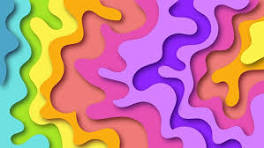
#> input picture sample_images/sample1.jpg, 264 x 148 px
$ python -i sharpen.py   (imports and definitions only)
#> lines starting #> are read from the running program, lines starting #| are printed output that depends on the picture
import cv2
import matplotlib.pyplot as plt
from matplotlib.image import imread
import numpy as np


def sharpen_image(INPUT_IMAGE):
#> called with INPUT_IMAGE = 'sample_images/sample1.jpg'
    input_image=cv2.imread(INPUT_IMAGE)
#> input_image is the input picture: shape (148, 264, 3); mean B, G, R 147, 129.6, 196.5
    sharpen_kernel = np.array([
        [ -1, -1,  -1],
        [-1,  9, -1],
        [ -1, -1,  -1]
    ], dtype=np.float32)


    sharpened_image = cv2.filter2D(input_image, -1, sharpen_kernel)
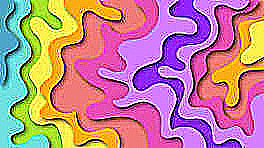
#> sharpened_image: shape (148, 264, 3); mean B, G, R 146.1, 132, 191.4

    image_before = cv2.cvtColor(input_image, cv2.COLOR_BGR2RGB)
    image_after = cv2.cvtColor(sharpened_image, cv2.COLOR_BGR2RGB)

    fig, axes = plt.subplots(1, 2, figsize=(15, 5))

    axes[0].imshow(image_before)
    axes[0].set_title('Before (Original Image)')
    axes[0].axis('off')

    axes[1].imshow(image_after)
    axes[1].set_title('After (Kernel Applied) : sharpen kernel')
    axes[1].axis('off')

    plt.tight_layout()
    plt.show()
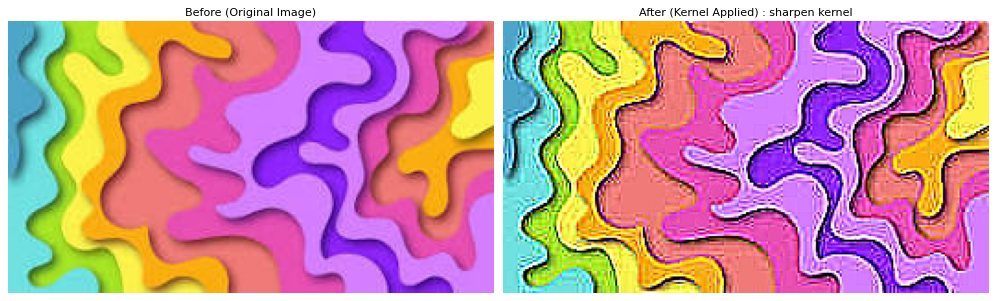
#> figure drawn by matplotlib, 2 panels

>>> result = sharpen_image('sample_images/sample1.jpg')

$ run again, on sample_images/sample2.jpg
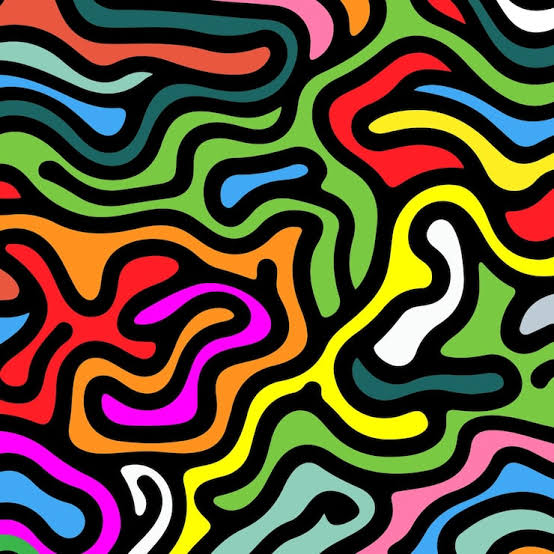
#> input picture sample_images/sample2.jpg, 554 x 554 px
#> in sharpen_image, input_image is the input picture: shape (554, 554, 3); mean B, G, R 52.7, 75.8, 88.7
#> in sharpen_image, `sharpened_image = cv2.filter2D(input_image, -1, sharpen_kernel)`:
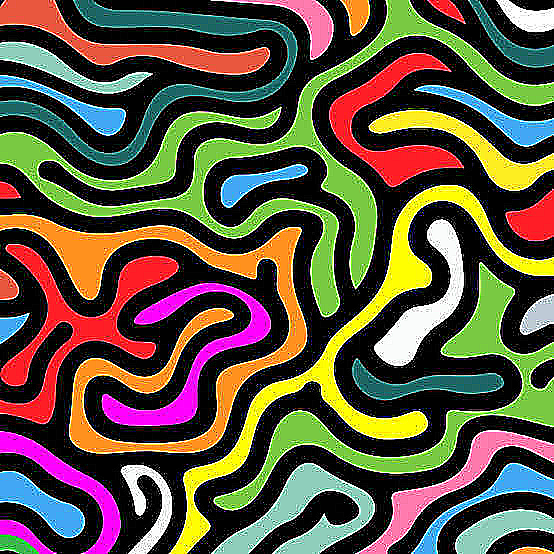
#> sharpened_image: shape (554, 554, 3); mean B, G, R 62.6, 83, 93.8
#> in sharpen_image, `plt.show()`:
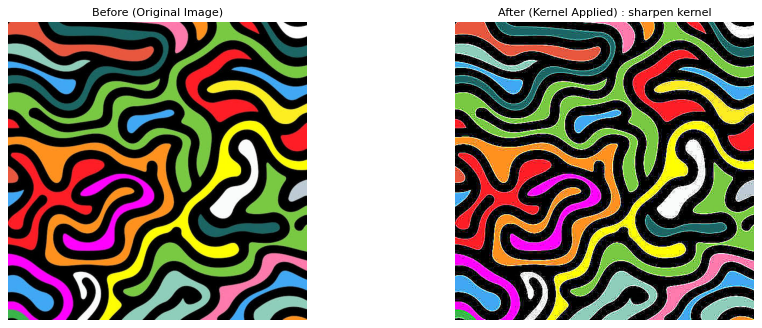
#> figure drawn by matplotlib, 2 panels
